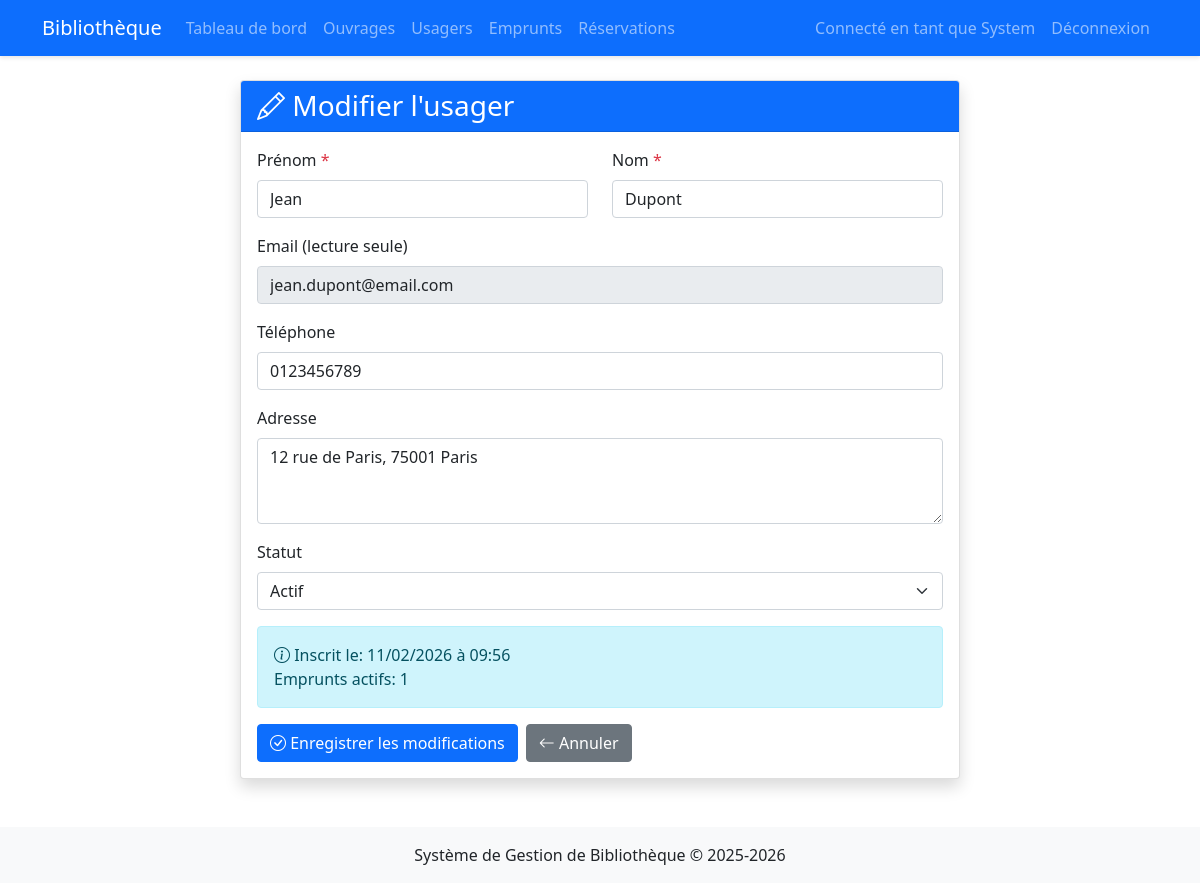
/admin/usager/1/modifier (signed in), run on the app's committed database.
### models.py (models this page shows, shortened)
class Bibliothecaire(db.Model, UserMixin):
    __tablename__ = 'bibliothecaires'
    id = db.Column(db.Integer, primary_key=True)
    nom = db.Column(db.String(100), nullable=False)
    prenom = db.Column(db.String(100), nullable=False)
    login = db.Column(db.String(80), unique=True, nullable=False)
    password_hash = db.Column(db.String(200))
    date_creation = db.Column(db.DateTime, default=datetime.utcnow)

class Usager(db.Model):
    __tablename__ = 'usagers'
    id = db.Column(db.Integer, primary_key=True)
    nom = db.Column(db.String(100), nullable=False)
    prenom = db.Column(db.String(100), nullable=False)
    email = db.Column(db.String(120), unique=True, nullable=False)
    telephone = db.Column(db.String(20))
    adresse = db.Column(db.Text)
    date_inscription = db.Column(db.DateTime, default=datetime.utcnow)
    statut = db.Column(db.String(20), default='actif')  # actif, suspendu, inactif
    emprunts = db.relationship('Emprunt', backref='usager', lazy=True)
    reservations = db.relationship('Reservation', backref='usager', lazy=True)

### app.py (the view, shortened to what this page needs)
@app.route('/admin/usager/<int:id>/modifier', methods=['GET', 'POST'])
@login_required
def modifier_usager(id):
    usager = Usager.query.get_or_404(id)
    return render_template('modifier_usager.html', usager=usager)

### app.py (called while the page is built)
@login_manager.user_loader
def load_user(user_id):
    return Bibliothecaire.query.get(int(user_id))

### templates/modifier_usager.html (shortened to what this page needs)
{% extends "base.html" %}
{% block content %}
<div class="container">
    <div class="row justify-content-center">
        <div class="col-md-8">
            <div class="card shadow">
                <div class="card-header bg-primary text-white">
                    <h3 class="mb-0"><i class="bi bi-pencil"></i> Modifier l'usager</h3>
                </div>
                <div class="card-body">
                    <form method="POST" novalidate>
                        <div class="row mb-3">
                            <div class="col-md-6">
                                <label for="prenom" class="form-label">Prénom <span class="text-danger">*</span></label>
                                <input type="text" class="form-control" id="prenom" name="prenom" value="{{ usager.prenom }}" required>
                            </div>
                            <div class="col-md-6">
                                <label for="nom" class="form-label">Nom <span class="text-danger">*</span></label>
                                <input type="text" class="form-control" id="nom" name="nom" value="{{ usager.nom }}" required>
                            </div>
                        </div>
                        <div class="mb-3">
                            <label for="email" class="form-label">Email (lecture seule)</label>
                            <input type="email" class="form-control" value="{{ usager.email }}" disabled>
                        </div>
                        <div class="mb-3">
                            <label for="telephone" class="form-label">Téléphone</label>
                            <input type="tel" class="form-control" id="telephone" name="telephone" value="{{ usager.telephone or '' }}">
                        </div>
                        <div class="mb-3">
                            <label for="adresse" class="form-label">Adresse</label>
                            <textarea class="form-control" id="adresse" name="adresse" rows="3">{{ usager.adresse or '' }}</textarea>
                        </div>
                        <div class="mb-3">
                            <label for="statut" class="form-label">Statut</label>
                            <select class="form-select" id="statut" name="statut">
                                <option value="actif" {% if usager.statut == 'actif' %}selected{% endif %}>Actif</option>
                            </select>
                        </div>
                        <div class="alert alert-info mb-3">
                            <i class="bi bi-info-circle"></i>
                            Inscrit le: {{ usager.date_inscription.strftime('%d/%m/%Y à %H:%M') }}<br>
                            Emprunts actifs: {{ usager.emprunts|selectattr('statut', 'equalto', 'en_cours')|list|length }}
                        </div>
                        <div class="d-flex gap-2">
                            <button type="submit" class="btn btn-primary">
                                <i class="bi bi-check-circle"></i> Enregistrer les modifications
                            </button>
                            <a href="{{ url_for('liste_usagers') }}" class="btn btn-secondary">
                                <i class="bi bi-arrow-left"></i> Annuler
                            </a>
                        </div>
                    </form>
                </div>
            </div>
        </div>
    </div>
</div>
{% endblock %}

### templates/base.html (shortened to what this page needs)
<!DOCTYPE html>
<html lang="fr">
<head>
    <link rel="stylesheet" href="{{ url_for('static', filename='css/style.css') }}">
    <link href="https://cdn.jsdelivr.net/npm/bootstrap@5.1.3/dist/css/bootstrap.min.css" rel="stylesheet">
<link rel="stylesheet" href="https://cdn.jsdelivr.net/npm/bootstrap-icons@1.10.0/font/bootstrap-icons.css">
</head>
<body>
    <nav class="navbar navbar-expand-lg navbar-dark bg-primary">
        <div class="container">
            <a class="navbar-brand" href="{{ url_for('index') }}">Bibliothèque</a>
            <div class="collapse navbar-collapse" id="navbarNav">
                <ul class="navbar-nav me-auto">
                    {% if current_user.is_authenticated %}
                    <li class="nav-item">
                        <a class="nav-link" href="{{ url_for('dashboard') }}">Tableau de bord</a>
                    </li>
                    <li class="nav-item">
                        <a class="nav-link" href="{{ url_for('liste_ouvrages') }}">Ouvrages</a>
                    </li>
                    <li class="nav-item">
                        <a class="nav-link" href="{{ url_for('liste_usagers') }}">Usagers</a>
                    </li>
                    <li class="nav-item">
                        <a class="nav-link" href="{{ url_for('liste_emprunts') }}">Emprunts</a>
                    </li>
                    <li class="nav-item">
                        <a class="nav-link" href="{{ url_for('liste_reservations') }}">Réservations</a>
                    </li>
                    {% endif %}
                </ul>
                <ul class="navbar-nav">
                    {% if current_user.is_authenticated %}
                    <li class="nav-item">
                        <span class="nav-link">Connecté en tant que {{ current_user.prenom }}</span>
                    </li>
                    <li class="nav-item">
                        <a class="nav-link" href="{{ url_for('logout') }}">Déconnexion</a>
                    </li>
                    {% else %}
                    <li class="nav-item">
                        <a class="nav-link" href="{{ url_for('login') }}">Connexion</a>
                    </li>
                    {% endif %}
                </ul>
            </div>
        </div>
    </nav>
    <div class="container mt-4">
        {% block content %}{% endblock %}
    </div>
    <footer class="mt-5 py-3 bg-light">
        <div class="container text-center">
            <p class="mb-0">Système de Gestion de Bibliothèque &copy; 2025-2026</p>
        </div>
    </footer>
</body>
</html>

### static/css/style.css (style rules this page uses)
body { background-color: #f8f9fa; }
.card { box-shadow: 0 2px 4px rgba(0,0,0,0.1); transition: box-shadow 0.3s ease; }
.alert { border: none; }
.btn { border-radius: 4px; }
.navbar { box-shadow: 0 2px 4px rgba(0,0,0,0.1); }

### data on the page
Bibliothecaire: prenom "System"
Usager: prenom "Jean", nom "Dupont", email "jean.dupont@email.com", telephone "0123456789", adresse "12 rue de Paris, 75001 Paris", statut "Actif", date_inscription "11/02/2026 à 09:56"
